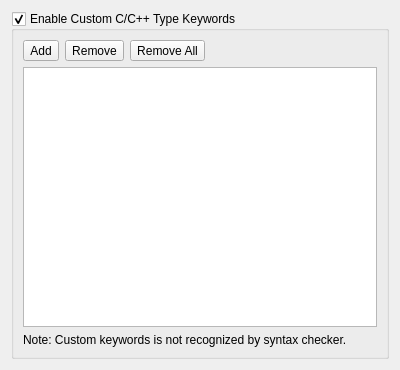
<?xml version="1.0" encoding="UTF-8"?>
<ui version="4.0">
 <class>editorcustomctypekeywords</class>
 <widget class="QWidget" name="editorcustomctypekeywords">
  <property name="geometry">
   <rect>
    <x>0</x>
    <y>0</y>
    <width>400</width>
    <height>370</height>
   </rect>
  </property>
  <property name="windowTitle">
   <string>Custom C/C++ Type Keywords</string>
  </property>
  <layout class="QHBoxLayout" name="horizontalLayout">
   <item>
    <widget class="QGroupBox" name="grpEnableCustomKeywords">
     <property name="title">
      <string>Enable Custom C/C++ Type Keywords</string>
     </property>
     <property name="checkable">
      <bool>true</bool>
     </property>
     <layout class="QVBoxLayout" name="verticalLayout">
      <item>
       <widget class="QWidget" name="widget" native="true">
        <layout class="QHBoxLayout" name="horizontalLayout_2">
         <property name="leftMargin">
          <number>0</number>
         </property>
         <property name="topMargin">
          <number>0</number>
         </property>
         <property name="rightMargin">
          <number>0</number>
         </property>
         <property name="bottomMargin">
          <number>0</number>
         </property>
         <item>
          <widget class="QToolButton" name="btnAdd">
           <property name="text">
            <string>Add</string>
           </property>
          </widget>
         </item>
         <item>
          <widget class="QToolButton" name="btnRemove">
           <property name="text">
            <string>Remove</string>
           </property>
          </widget>
         </item>
         <item>
          <widget class="QToolButton" name="btnRemoveAll">
           <property name="text">
            <string>Remove All</string>
           </property>
          </widget>
         </item>
         <item>
          <spacer name="horizontalSpacer">
           <property name="orientation">
            <enum>Qt::Horizontal</enum>
           </property>
           <property name="sizeHint" stdset="0">
            <size>
             <width>102</width>
             <height>20</height>
            </size>
           </property>
          </spacer>
         </item>
        </layout>
       </widget>
      </item>
      <item>
       <widget class="QListWidget" name="lstKeywords">
        <property name="uniformItemSizes">
         <bool>false</bool>
        </property>
       </widget>
      </item>
      <item>
       <widget class="QLabel" name="label">
        <property name="text">
         <string>Note: Custom keywords is not recognized by syntax checker.</string>
        </property>
        <property name="wordWrap">
         <bool>true</bool>
        </property>
       </widget>
      </item>
     </layout>
    </widget>
   </item>
  </layout>
 </widget>
 <resources/>
 <connections/>
</ui>
